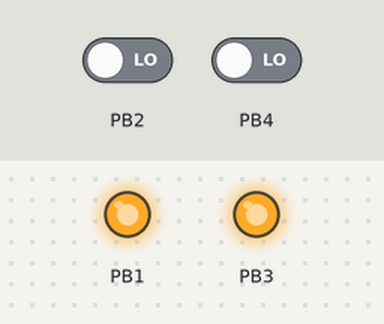
A program run on a simulated ATtiny13, built with avr-gcc and emulated at 0.16 MHz. Parts: output pins drawn as LEDs (lit = HIGH). Dashed ring = blinking. The inputs (shaded band) are chosen by the test bench; at power-on: PB4 LOW, PB2 LOW.

Above: at 3.8 s.
3.9 s: PB4 driven HIGH
At 5.4 s:
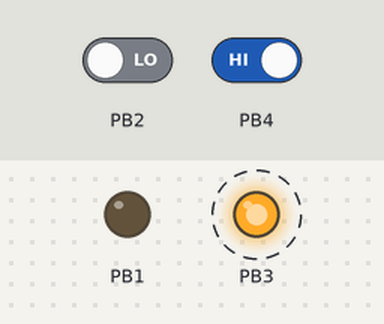
8.1 s: PB2 driven HIGH
At 10.5 s:
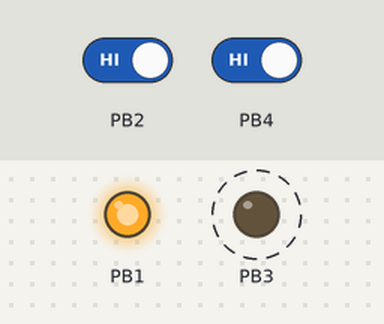
12.3 s: PB2 driven LOW
At 14.7 s:
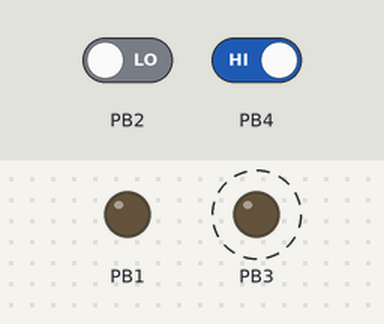
Timing chart, 0 to 22.5 s (numbered marks = the images above; inputs shaded):
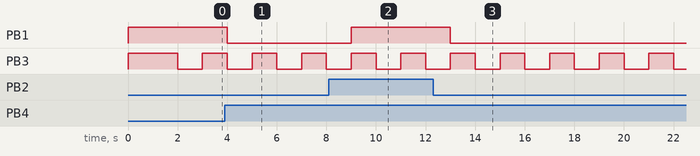

Measured:
- after the input at 3.9 s, PB1: HIGH → LOW after 0.10 s
- after the input at 8.1 s, PB1: LOW → HIGH after 0.90 s
- after the input at 12.3 s, PB1: HIGH → LOW after 0.70 s
- by itself, PB3: alternates HIGH for 1.0 s and LOW for 1.0 s

The program:

main.c
```c
/*
 * PumpHysteresis.c
 *
 * Created: 24.12.2024 20:18:15
 * Author : Kinetron
 */

//Internal 128 kHz Oscillator /8
#define F_CPU 160000UL
#define HYSTERESIS_TIME 7 //7 seconds

#include <avr/io.h>
#include <util/delay.h>
#include <avr/wdt.h>

uint8_t ledOn = 0; //Flag light LED.
uint8_t pumpTimer = 0;

void ledBlink()
{
	 if(ledOn == 0)
	 {
		 PORTB |= 0b00001000;
		 ledOn = 1;
	 }
	 else
	 {
		 PORTB&= 0b11110111;
		 ledOn = 0;
	 }
}

int main(void)
{
   //PB4(PIN3) - pressure sensor.
   //PB2(PIN7) - emergency shutdown pump.
   DDRB = 0b00001010; //LED connect to PB3(PIN2). Pump on - PB1(PIN6) - inverted.
   PORTB|= 0b00001010; //Off PUMP

   wdt_enable(WDTO_4S); //Watchdog 4 second.

   while (1)
   {
	 wdt_reset(); //We're alive and we're not hanging.

	 //Just blink led and wait 1 second.
	 _delay_ms(1000);
	 ledBlink();

	 //PB2(PIN7) - emergency shutdown pump. Water level is zero.
	 if( (PINB & 0b00000100) == 0b00000100)
	 {
		 PORTB|= 0b00000010; //Off PUMP
		 continue;
	 }

	 //Check pressure sensor. PB4
	 if( (PINB & 0b00010000) == 0b00010000)
	 {
		PORTB&= 0b11111101; // On pump.
		pumpTimer = 0;
	 }
	 else
	 {
		//Need off pump.
		if(pumpTimer < HYSTERESIS_TIME)
		{
			pumpTimer ++;
			continue;
		}

		PORTB|= 0b00000010; //Off pump.
	 }
   }
}
```
